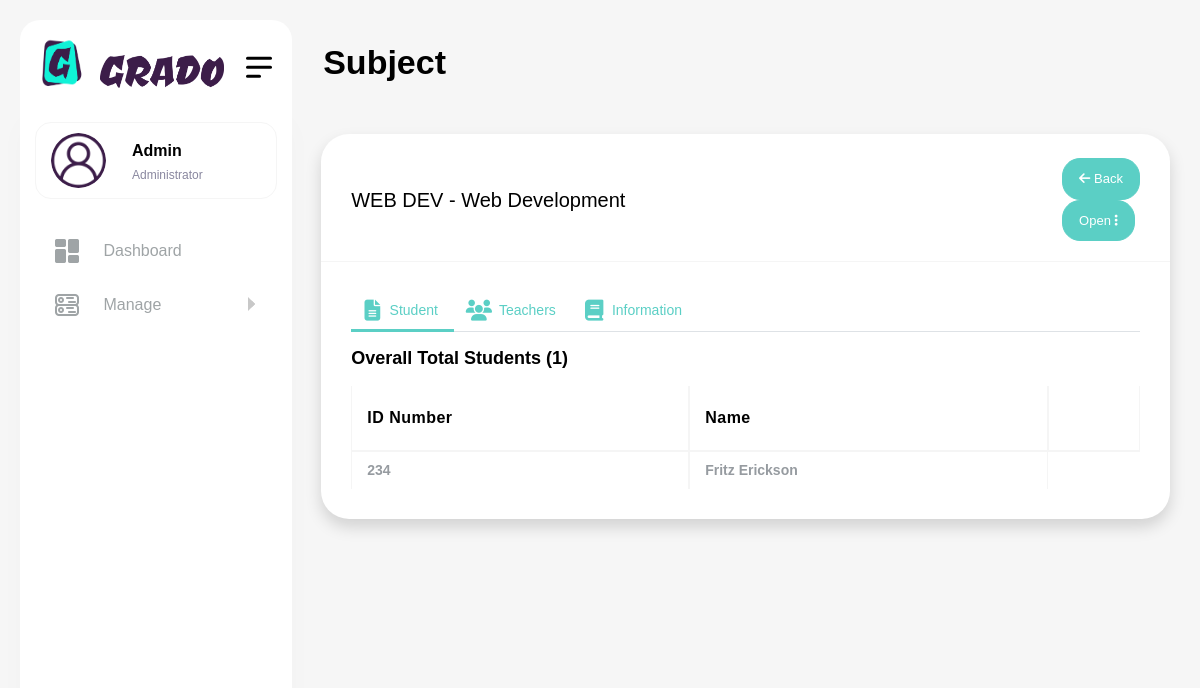
The page /admin/index.php?page=subject&id=16 (signed in) on the database its author committed.
### tables this page shows
CREATE TABLE `subjects` (
  `id` int(11) NOT NULL,
  `course_id` int(11) NOT NULL,
  `subject_code` text NOT NULL,
  `subject_description` text NOT NULL,
  `subject_units` text NOT NULL,
  `grade` text NOT NULL DEFAULT 'null',
  `status` text NOT NULL DEFAULT 'close',
  `created_at` datetime NOT NULL DEFAULT current_timestamp()
);

CREATE TABLE `student_subjects` (
  `id` int(11) NOT NULL,
  `student_id` int(11) NOT NULL,
  `curriculum_id` int(11) NOT NULL,
  `subject_id` int(11) NOT NULL,
  `teacher_id` int(11) NOT NULL,
  `grade` text DEFAULT NULL
);

CREATE TABLE `students` (
  `id` int(11) NOT NULL,
  `course_id` int(11) NOT NULL,
  `id_number` text NOT NULL,
  `email` text NOT NULL,
  `password` text NOT NULL,
  `first_name` text NOT NULL,
  `last_name` text NOT NULL,
  `status` text NOT NULL DEFAULT 'pending',
  `created_at` datetime NOT NULL DEFAULT current_timestamp(),
  `parents_email` text NOT NULL,
  `parents_otp` text NOT NULL,
  `verify_email` varchar(255) NOT NULL,
  `verify_parents_email` varchar(255) NOT NULL
);

### autoload.php (called while the page is built, shortened)
<?php
function myAutoLoader($className){
    $classes_path = "classes/";
    $models_path = "models/";
    $extension = ".php";
    $filename = $className . $extension;
}

### classes/Database.php (called while the page is built, shortened)
<?php
class Database{
    protected static $instance = null;
    private $pdo, $query, $error = false, $results, $count = 0, $lastInsertId = null;
    private function __construct(){
        try{
            $this->pdo = new PDO('mysql:host='.Config::get('mysql/host').';dbname='.Config::get('mysql/database'), Config::get('mysql/user'), Config::get('mysql/password'), Config::get('mysql/options'));
        }catch(PDOException $e){
            die('Could not connect to database.'.$e->getMessage());
        }
    }
    public static function getInstance(){
        if(!isset(self::$instance)){
            self::$instance = new Database();
        }
        return self::$instance;
    }
    public function query($sql, $params = []){
        if($this->query = $this->pdo->prepare($sql)){
            $x = 1;
            if(count($params)){
                foreach($params as $param){
                    $this->query->bindValue($x, $param);
                    $x++;
                }
            }
            if($this->query->execute()){
                $this->results = $this->query->fetchAll(PDO::FETCH_OBJ);
                $this->count = $this->query->rowCount();
            }else{
                $this->error = true;
            }
        }
        return $this;
    }
    public function results(){
        return $this->results;
    }
    public function first(){
        if($this->count()){
            return $this->results()[0];
        }
    }
    public function count(){
        return $this->count;
    }
}

### classes/Input.php (called while the page is built, shortened)
<?php
class Input{
    public static function get($item){
        if(isset($_POST[$item])){
            return $_POST[$item];
        }elseif(isset($_GET[$item])){
            return $_GET[$item];
        }
        return '';
    }
}

### classes/Model.php (called while the page is built, shortened)
<?php
class Model{
    protected $db, $table, $data, $error = false, $results, $count, $lastInsertId;
    public function __construct($table){
        $this->db = Database::getInstance();
        $this->table = $table;
    }
    public function findById($id){
        $this->db->query("SELECT * FROM {$this->table} WHERE id = ?", [$id]);
        if($this->db->count() > 0){
            return $this->db->first();
        }
    }
    public function findAll($order = ''){
        $this->db->query("SELECT * FROM {$this->table} {$order}");
        return $this->db->results();
    }
}

### classes/Config.php (called while the page is built, shortened)
<?php
class Config
{
    private static $config = [
        'mysql' => [
            'host' => 'localhost',
            'user' => 'root',
            'password' => '',
            'database' => 'grade',
            'options' => [
                PDO::ATTR_ERRMODE => PDO::ERRMODE_EXCEPTION,
                PDO::ATTR_DEFAULT_FETCH_MODE => PDO::FETCH_OBJ,
                PDO::ATTR_EMULATE_PREPARES => false
            ]
        ],
        'app' => [
            'name' => 'Grado',
            'url' => 'http://localhost/grado',
            'version' => '1.0.0',
            'debug' => true
        ],
        'mail' => [
            'host' => 'smtp.gmail.com',
            'port' => 587,
            'username' => 'angelnino.ortega.pixel8@gmail.com',
            'password' => 'ztcvbpolateijnbc',
            'from' => 'angelnino.ortega.pixel8@gmail.com',
            'name' => 'Grado'
        ],
        'pages' => [
            'dashboard' => 'dashboard',
            'curriculums' => 'curriculums',
            'curriculum' => 'curriculum',
            'subjects' => 'subjects',
            'subject' => 'subject',
            'students' => 'students',
            'student' => 'student',
            'teachers' => 'teachers',
            'teacher' => 'teacher',
            'courses' => 'courses',
            'course' => 'course',
            'add-grade' => 'add-grade',
            'users' => 'users',
            'profile' => 'profile',
            'logout' => 'logout'
        ]
    ];
    public static function get($path = null)
    {
        if ($path) {
            $config = self::$config;
            $path = explode('/', $path);
            foreach ($path as $bit) {
                if (isset($config[$bit])) {
                    $config = $config[$bit];
                }
            }
            return $config;
        }
        return false;
    }
}

### admin/subject.php (the view, shortened to what this page needs)
<?php
$subject = new Subject();
$student = new Student();
$student_subject = new StudentSubject();
$s = $subject->findById(Input::get('id'));
$students = $student_subject->findAll("WHERE subject_id = {$s->id} ORDER BY student_id ASC");
?>
<div class="container-fluid">
    <div class="card shadow">
        <div class="card-header">
            <h5 class="card-title">
                <?= $s->subject_code . ' - ' . $s->subject_description; ?>
            </h5>
            <div class="float-end">
            <a href="javascript:history.back()" class="btn btn-primary btn-sm">
                    <i class="fas fa-arrow-left"></i>
                    Back
                </a>
                <div class="dropdown">
                    <a href="javascript:void(0)" class="btn btn-primary btn-sm" data-bs-toggle="dropdown">
                        <?php if($s->status == 'open'): ?>
                        Close
                        <?php else: ?>
                        Open
                        <?php endif;?>
                        <i class="fas fa-ellipsis-v"></i>
                    </a>
                </div>
            </div>
        </div>
        <div class="card-body">
            <div class="custom-tab-1">
                <ul class="nav nav-tabs">
                    <li class="nav-item">
                        <a class="nav-link active" data-bs-toggle="tab" href="#subject_students"><i
                                class="fas fa-file-lines me-2"></i> Student</a>
                    </li>
                    <li class="nav-item">
                        <a class="nav-link" data-bs-toggle="tab" href="#subject_teachers"><i
                                class="fas fa-users me-2"></i> Teachers</a>
                    </li>
                    <li class="nav-item">
                        <a class="nav-link" data-bs-toggle="tab" href="#subject_details">
                            <i class="fas fa-book me-2"></i> Information</a>
                    </li>
                </ul>
                <div class="tab-content">
                    <div class="tab-pane fade active show" id="subject_students">
                        <div class="table-responsive">
                            <h4 class="fw-bold my-3">
                                Overall Total Students (<?= count($students); ?>)
                            </h4>
                            <table class="table table-hover table-bordered datatable" style="width:100%">
                                <thead>
                                    <tr>
                                        <th>ID Number</th>
                                        <th>Name</th>
                                        <th></th>
                                    </tr>
                                </thead>
                                <tbody>
                                    <?php foreach($students as $st): ?>
                                    <?php
                                    $st_details = $student->findById($st->student_id);
                                    ?>
                                    <tr>
                                        <td><?= $st_details->id_number; ?></td>
                                        <td><?= $st_details->first_name . ' ' . $st_details->last_name; ?></td>
                                    </tr>
                                    <?php endforeach; ?>
                                </tbody>
                            </table>
                        </div>
                    </div>
                </div>
            </div>
        </div>
    </div>
</div>

### rows shown on the page
subjects: subject_code "WEB DEV", subject_description "Web Development"
student_subjects: student.id_number "234", student.first_name "Fritz", student.last_name "Erickson"

### other values the page prints
$title "Subject"
count($students) "1"
